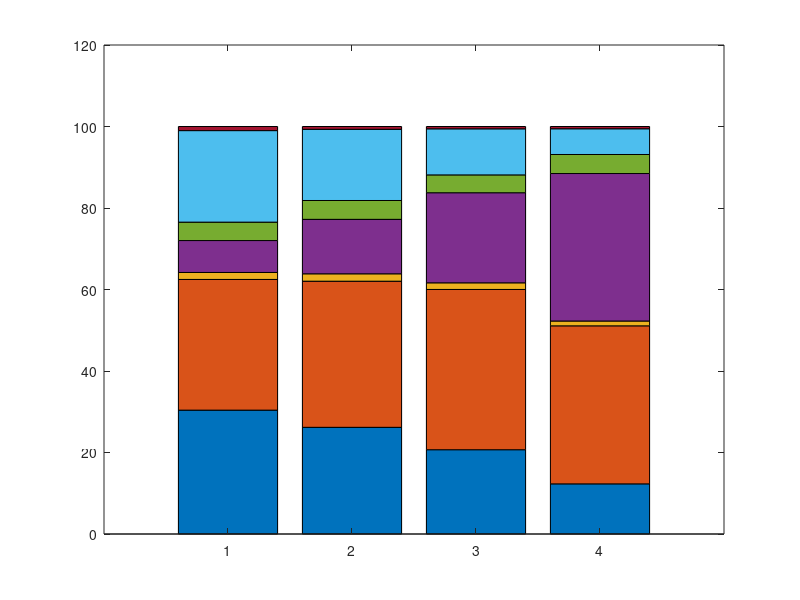

MATLAB code for this plot: (Note: this script raises an error after producing the figure.)
function[] = runtime_breakdown_HQRRP()
    %tiledlayout(1,2)


    % The first two entries in the dataset are: num_krylov_iters, b_sz
    Data_in = dlmread('DATA_in/2024_05_04_data/HQRRP_inner_speed_65536_cols_65536_b_sz_start_256_b_sz_end_2048_d_factor_1.125000.txt');
    Data_out     = [];
    Runtime_data = [];

    lines_we_want = [1, 5, 11, 13];
    %nexttile
    for j = 1 : 4
        % HQRRP
        %Data_out(j, 1) = 100 * Data_in(lines_we_want(1, j), 3)                  /Data_in(lines_we_want(1, j), 11); %#ok<AGROW> % Preallocation
        %Data_out(j, 2) = 100 * Data_in(lines_we_want(1, j), 4)                  /Data_in(lines_we_want(1, j), 11); %#ok<AGROW> % Sketching
        %Data_out(j, 3) = 100 * Data_in(lines_we_want(1, j), 5)                  /Data_in(lines_we_want(1, j), 11); %#ok<AGROW> % Downdating
        %Data_out(j, 1) = 100 * Data_in(lines_we_want(1, j), 6)                  /Data_in(lines_we_want(1, j), 11); %#ok<AGROW> % QRCP
        
        
        % QRCP
        %Data_out(j, 1)  = 100 * Data_in(lines_we_want(1, j), 12)                  /Data_in(lines_we_want(1, j), 11); %#ok<AGROW> % QRCP preallocation
        %Data_out(j, 1)  = 100 * Data_in(lines_we_want(1, j), 13)                  /Data_in(lines_we_want(1, j), 11); %#ok<AGROW> % QRCP norms
        Data_out(j, 1)  = 100 * Data_in(lines_we_want(1, j), 14)                  /Data_in(lines_we_want(1, j), 11); %#ok<AGROW> % QRCP pivoting
        %Data_out(j, 4)  = 100 * Data_in(lines_we_want(1, j), 15)                  /Data_in(lines_we_want(1, j), 11); %#ok<AGROW> % QRCP gen_reflector 1
        Data_out(j, 2)  = 100 * Data_in(lines_we_want(1, j), 16)                  /Data_in(lines_we_want(1, j), 11); %#ok<AGROW> % QRCP gen_reflector 2
        %Data_out(j, 6)  = 100 * Data_in(lines_we_want(1, j), 17)                  /Data_in(lines_we_want(1, j), 11); %#ok<AGROW> % QRCP downdating
        %Data_out(j, 7) = 100 * Data_in(lines_we_want(1, j), 18)                  /Data_in(lines_we_want(1, j), 11); %#ok<AGROW> % QRCP gen_T
        Data_out(j, 3) = 100 * (Data_in(lines_we_want(1, j), 13) + Data_in(lines_we_want(1, j), 18) + Data_in(lines_we_want(1, j), 15) + Data_in(lines_we_want(1, j), 12) + Data_in(lines_we_want(1, j), 17) + Data_in(lines_we_want(1, j), 19))                  /Data_in(lines_we_want(1, j), 11); %#ok<AGROW> % QRCP_other
        
        %Data_out(j, 4) = 100 * Data_in(lines_we_want(1, j), 7)                  /Data_in(lines_we_want(1, j), 11); %#ok<AGROW> % QR
        
        %Data_out(j, 1)  = 100 * Data_in(lines_we_want(1, j), 21)                  /Data_in(lines_we_want(1, j), 11); %#ok<AGROW> % QR preallocation
        %Data_out(j, 1)  = 100 * Data_in(lines_we_want(1, j), 22)                  /Data_in(lines_we_want(1, j), 11); %#ok<AGROW> % QR norms
        %Data_out(j, 4)  = 100 * Data_in(lines_we_want(1, j), 23)                  /Data_in(lines_we_want(1, j), 11); %#ok<AGROW> % QR pivoting
        %Data_out(j, 4)  = 100 * Data_in(lines_we_want(1, j), 24)                  /Data_in(lines_we_want(1, j), 11); %#ok<AGROW> % QR gen_reflector 1
        Data_out(j, 4)  = 100 * Data_in(lines_we_want(1, j), 25)                  /Data_in(lines_we_want(1, j), 11); %#ok<AGROW> % QR gen_reflector 2
        %Data_out(j, 6)  = 100 * Data_in(lines_we_want(1, j), 26)                  /Data_in(lines_we_want(1, j), 11); %#ok<AGROW> % QR downdating
        %Data_out(j, 7) = 100 * Data_in(lines_we_want(1, j), 27)                  /Data_in(lines_we_want(1, j), 11); %#ok<AGROW> % QR gen_T
        Data_out(j, 5) = 100 * (Data_in(lines_we_want(1, j), 23) + Data_in(lines_we_want(1, j), 21) + Data_in(lines_we_want(1, j), 22) + Data_in(lines_we_want(1, j), 24) + Data_in(lines_we_want(1, j), 26) + Data_in(lines_we_want(1, j), 27) + Data_in(lines_we_want(1, j), 28))                   /Data_in(lines_we_want(1, j), 11); %#ok<AGROW> % QR_other
        
        
        
        Data_out(j, 6) = 100 * Data_in(lines_we_want(1, j), 8)                  /Data_in(lines_we_want(1, j), 11); %#ok<AGROW> % Update A
        %Data_out(j, 7) = 100 * Data_in(lines_we_want(1, j), 9)                  /Data_in(lines_we_want(1, j), 11); %#ok<AGROW> % Update sketch
        
        Data_out(j, 7) = 100 * (Data_in(lines_we_want(1, j), 10) + Data_in(lines_we_want(1, j), 3) + Data_in(lines_we_want(1, j), 4) + Data_in(lines_we_want(1, j), 5) + Data_in(lines_we_want(1, j), 9)) / Data_in(lines_we_want(1, j), 11); %#ok<AGROW> % Other
        
    
    
    end

    bplot = bar(Data_out,'stacked');
    bplot(1).FaceColor = 'red';
    bplot(2).FaceColor = 'blue';
    bplot(3).FaceColor = '#77AC30';
    bplot(4).FaceColor = 'magenta';
    bplot(5).FaceColor = 'black';
    bplot(6).FaceColor = '#EDB120';
    bplot(7).FaceColor = 'cyan';
    %bplot(8).FaceColor = 'cyan';
    %bplot(9).FaceColor = '#77AC30';
    %bplot(10).FaceColor = '#7E2F8E';
    %bplot(11).FaceColor = '#A2142F';
    
    bplot(1).FaceAlpha = 0.8;
    bplot(2).FaceAlpha = 0.8;
    bplot(3).FaceAlpha = 0.8;
    bplot(4).FaceAlpha = 0.8;
    bplot(5).FaceAlpha = 0.8;
    bplot(6).FaceAlpha = 0.8;
    bplot(7).FaceAlpha = 0.8;
    %bplot(8).FaceAlpha = 0.8;
    %bplot(9).FaceAlpha = 0.8;
    %bplot(10).FaceAlpha = 0.8;
    %bplot(11).FaceAlpha = 0.8;
    
    lgd = legend('QRCP-piv', 'QRCP-larf', 'QRCP-other', 'QR-larf', 'QR-other', 'Update A', 'Other')
    legend('Location','northeastoutside'); 
    set(gca,'XTickLabel',{'256', '512', '1024', '2048'});
    ylim([0 100]);
    ax = gca;
    ax.FontSize = 23; 
    lgd.FontSize = 15;
%{
    nexttile
    
    rows = 2^16;
    cols = 2^16;

    geqrf_gflop = (2 * rows * cols^2 - (2 / 3) * cols^3 + rows * cols + cols^2 + (14 / 3) * cols) / 10^9;
    hqrrp_old_time = 3887494164;
    geqrf_gflop / (hqrrp_old_time / 10^6)

    for j = 1 : 4
        Runtime_data(j, 1) = geqrf_gflop / (Data_in(lines_we_want(1, j), 11) / 10^6);
    end
    x = [256, 512, 1024, 2048];
    xticks([256 512 1024 2048])
    xticklabels({'256','512','1024', '2048'})
    plot(x, Runtime_data, '-s', 'Color', 'black', "MarkerSize", 20,'LineWidth', 2);
    xlim([256 2048]);
    ax = gca;
    ax.FontSize = 23; 
    lgd.FontSize = 15;
%}
end